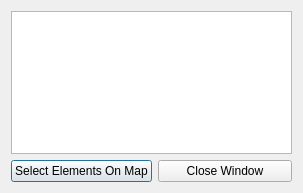
<?xml version="1.0" encoding="UTF-8"?>
<ui version="4.0">
 <class>selectedElements</class>
 <widget class="QDialog" name="selectedElements">
  <property name="geometry">
   <rect>
    <x>0</x>
    <y>0</y>
    <width>303</width>
    <height>193</height>
   </rect>
  </property>
  <property name="windowTitle">
   <string>TUFLOW Viewer: Selected Elements</string>
  </property>
  <layout class="QGridLayout" name="gridLayout">
   <item row="1" column="0">
    <widget class="QPushButton" name="pbSelectElements">
     <property name="text">
      <string>Select Elements On Map</string>
     </property>
    </widget>
   </item>
   <item row="0" column="0" colspan="2">
    <widget class="QListWidget" name="elementList">
     <property name="selectionMode">
      <enum>QAbstractItemView::ExtendedSelection</enum>
     </property>
    </widget>
   </item>
   <item row="1" column="1">
    <widget class="QPushButton" name="pbCloseWindow">
     <property name="text">
      <string>Close Window</string>
     </property>
    </widget>
   </item>
  </layout>
 </widget>
 <resources/>
 <connections/>
</ui>
